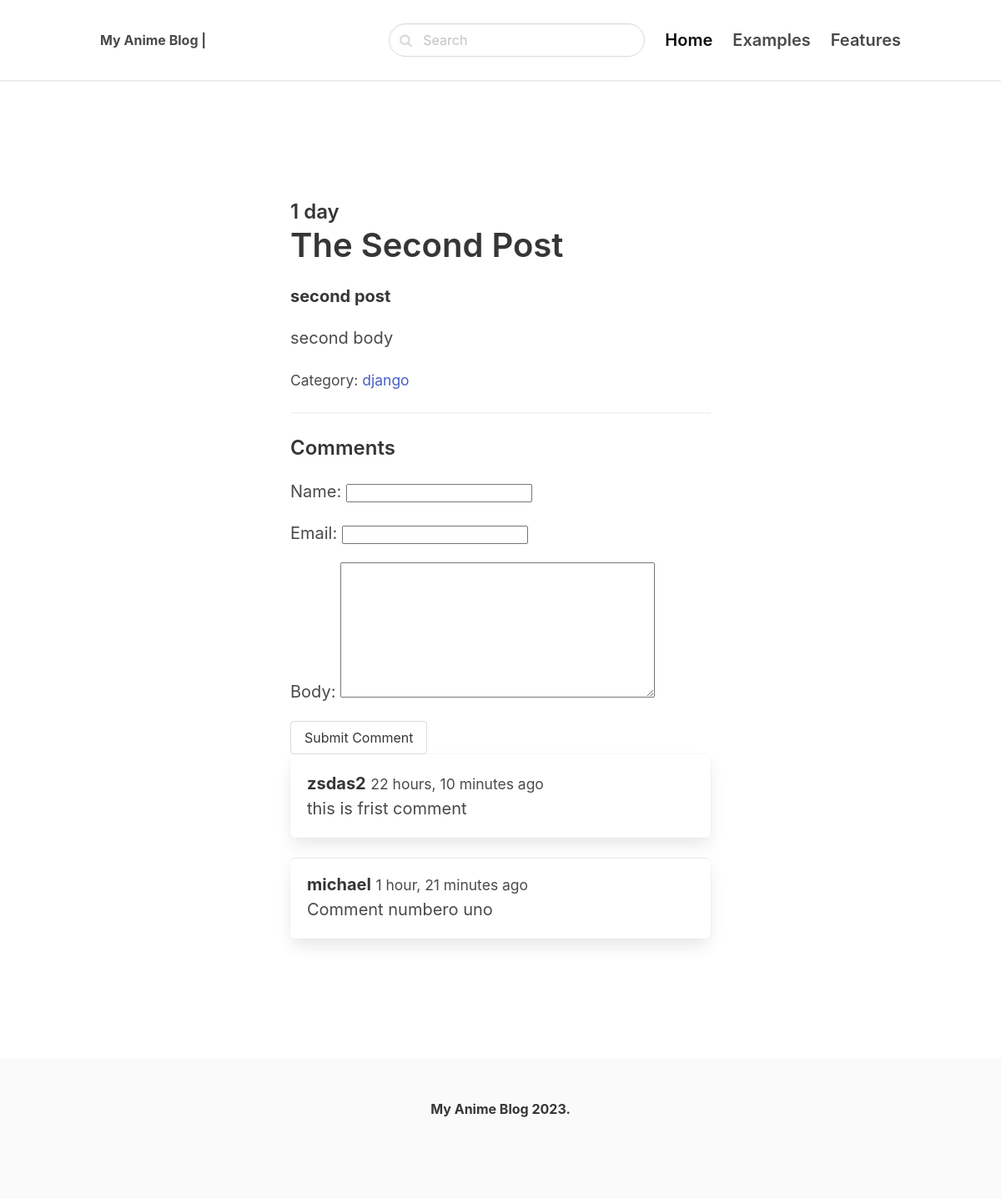
The page /the-second-post/the-second-post/ on the database its author committed.
### blog/models.py (models this page shows, shortened)
class Post(models.Model):
    category = models.ForeignKey(Category, related_name='posts', on_delete=models.CASCADE)
    title = models.CharField(max_length=250)
    slug = models.SlugField()
    intro = models.TextField()
    body = models.TextField()
    created_at = models.DateTimeField(auto_now_add=True)
    class Meta:
        ordering = ('-created_at',)

class Category(models.Model):
    title = models.CharField(max_length=250)
    slug = models.SlugField()
    class Meta:
        ordering = ('title',)
        verbose_name_plural = 'Categories'
    def __str__(self):
        return self.title

class Comment(models.Model):
    post = models.ForeignKey(Post, related_name='comments', on_delete=models.CASCADE)
    name = models.CharField(max_length=250)
    email = models.EmailField()
    body = models.TextField()
    created_at = models.DateTimeField(auto_now_add=True)

### blog/views.py (the view)
# urls.py: path('<slug:category_slug>/<slug:slug>/', views.detail, name='post_detail'),
def detail(request, category_slug, slug):
    post = get_object_or_404(Post, slug=slug)
    if request.method == 'POST':
        form = CommentForm(request.POST)
        if form.is_valid():
            comment = form.save(commit=False)
            comment.post = post
            comment.save()
            return redirect('post_detail', slug=slug)
    else:
        form = CommentForm()
    return render(request, 'blog/detail.html', {'post': post, 'form': form})

### blog/forms.py
class CommentForm(forms.ModelForm):
    class Meta:
        model = Comment
        fields = ('name', 'email', 'body')

### blog/templates/blog/detail.html (shortened to what this page needs)
{% extends 'myanimeblog/base.html' %}
{% block content %}
<section class="hero">
    <div class="hero-body">
        <div class="container">
            <section class="section">
                <div class="columns">
                    <div class="column is-8 is-offset-2">
                        <div class="content is-medium">
                                <h2 class="subtitle is-4">{{ post.created_at|timesince }}</h2>
                                    <h1 class="title">{{ post.title }}</h1>
                                    <p><strong>{{ post.intro }}</strong></p>
                                    <p>{{ post.body }}</p>
                                    <p><small> Category: <a href="{% url 'category_detail' post.category.slug %}"> {{ post.category }}</a></small></p>
                                    <hr>
                                    <h2 class="subtitle is-4">Comments</h2>
                                    <form method="post">
                                        {{ form.as_p }}
                                        <div class="field">
                                            <div class="control">
                                                <button class="button is success">Submit Comment</button>
                                            </div>
                                        </div>
                                    </form>
                                    {% for comment in post.comments.all %}
                                        <article class="media box">
                                            <div class="media-content">
                                                <strong>{{ comment.name }}</strong> <small>{{ comment.created_at|timesince }} ago</small><br>
                                                {{ comment.body }}
                                            </div>
                                        </article>
                                    {% endfor %}
                        </div>
                    </div>
                </div>
            </section>
        </div>
    </div>
</section>
{% endblock %}

### myanimeblog/templates/myanimeblog/base.html (shortened to what this page needs)
<!DOCTYPE html>
<html lang="en">
<head>
    <link rel="stylesheet" href="https://unpkg.com/bulma@0.9.2/css/bulma.min.css">
    <link href="https://stackpath.bootstrapcdn.com/font-awesome/4.7.0/css/font-awesome.min.css" rel="stylesheet">
    <link href="https://stackpath.bootstrapcdn.com/font-awesome/4.7.0/css/font-awesome.min.css" rel="stylesheet">
</head>
<body>
    <nav class="navbar">
        <div class="container">
          <div class="navbar-brand">
            <a class="navbar-item" href="/">
              <strong>My Anime Blog |</strong>
            </a>
          </div>
          <div id="navbarMenu" class="navbar-menu">
            <div class="navbar-end">
              <div class=" navbar-item">
                <div class="control has-icons-left">
                  <input class="input is-rounded" type="text" placeholder="Search">
                  <span class="icon is-left">
                  </span>
                </div>
              </div>
              <a class="navbar-item is-active is-size-5 has-text-weight-semibold">
                Home
              </a>
              <a class="navbar-item is-size-5 has-text-weight-semibold">
                Examples
              </a>
              <a class="navbar-item is-size-5 has-text-weight-semibold">
                Features
              </a>
            </div>
          </div>
        </div>
      </nav>
        <section class="section">
            <div class="container">
                {% block content %}
                {% endblock %}
            </div>
        </section>
        <footer class="footer">
            <div class="content has-text-centered">
              <p>
                <strong>My Anime Blog 2023.</strong>
              </p>
            </div>
          </footer>
</body>
</html>

### myanimeblog/templates/myanimeblog/base.html (style rules this page uses)
nav.navbar { height: 6rem !important; box-shadow: 0 1px 3px 0 rgba(0, 0, 0, .1), 0 1px 2px 0 rgba(0, 0, 0, .06) !important; }

### rows shown on the page
Post: created_at "1 day", title "The Second Post", intro "second post", body "second body", category "django"
Comment: name "zsdas2", created_at "22 hours, 10 minutes", body "this is frist comment"
Comment: name "michael", created_at "1 hour, 21 minutes", body "Comment numbero uno"
